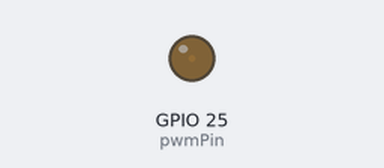
Bench run of a sketch on a simulated ESP32. On the bench: output pins drawn as LEDs (lit = HIGH).

Above: at 0.05 s.
At 6.35 s:
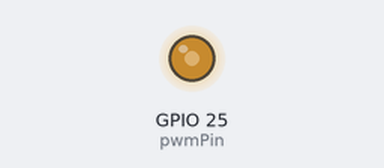
At 10.85 s:
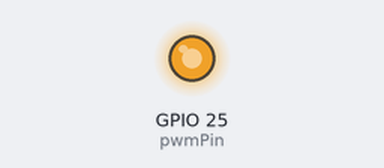
At 21.75 s:
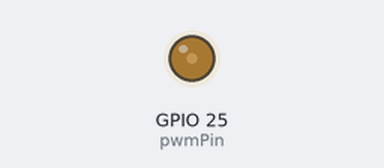
Timing chart, 0 to 32.5 s (numbered marks = the images above):
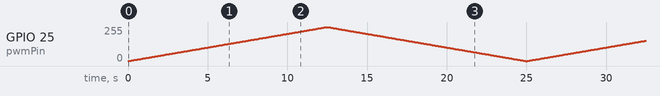

The sketch:

LSV_Rampa_ESP32.ino
```cpp
// Configuración de PWM para ESP32
const int pwmPin = 25;  // Usa cualquier pin GPIO válido (ej. 2, 4, 12-19, 21-23, 25-27, 32-33)

// Parámetros LSV triangular
const uint16_t NSAMPLES = 300;          // Escalones por rampa
const uint32_t RAMP_TIME_US = 12500000; // 12.5 s por rampa
const uint32_t STEP_US = RAMP_TIME_US / NSAMPLES;
const uint16_t MAX_DUTY = 4095;         // 12 bits (0-4095)

// Configuración LEDC
const int ledcChannel = 0;      // Canal 0-15
const int ledcResolution = 12;  // Resolución de 12 bits
const int ledcFrequency = 5000; // Frecuencia base en Hz

void setup() {
  // Configurar canal LEDC
  ledcSetup(ledcChannel, ledcFrequency, ledcResolution);
  ledcAttachPin(pwmPin, ledcChannel);
}

void loop() {
  uint32_t nextMicros = micros();

  // Rampa ascendente
  for (uint16_t i = 0; i < NSAMPLES; i++) {
    uint32_t duty = (uint32_t)i * MAX_DUTY / (NSAMPLES - 1);
    ledcWrite(ledcChannel, duty);

    nextMicros += STEP_US;
    while (micros() < nextMicros);  // Espera precisa
  }

  // Rampa descendente
  for (uint16_t i = NSAMPLES; i-- > 0; ) {
    uint32_t duty = (uint32_t)i * MAX_DUTY / (NSAMPLES - 1);
    ledcWrite(ledcChannel, duty);

    nextMicros += STEP_US;
    while (micros() < nextMicros);  // Espera precisa
  }
}
```
